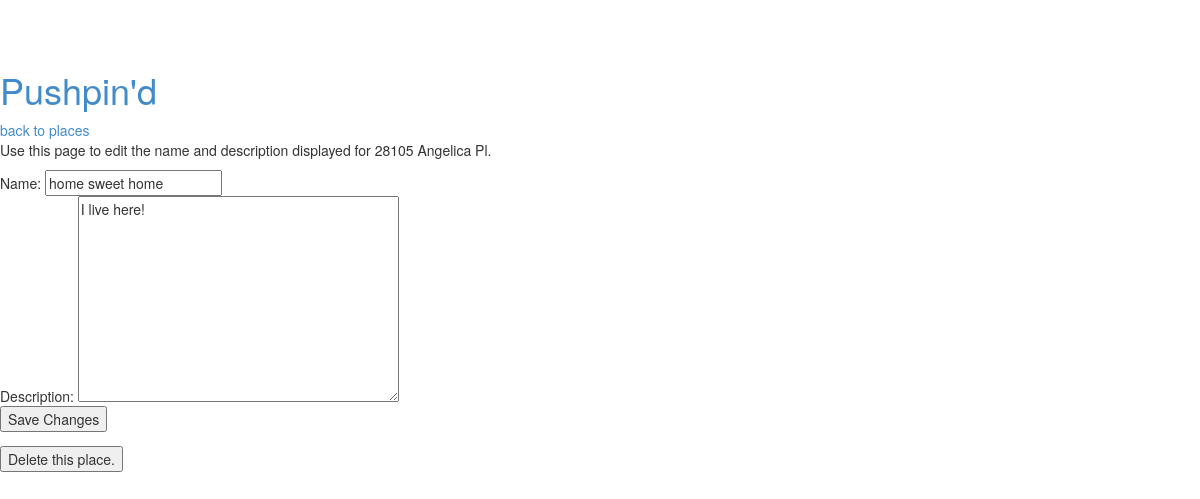
Screenshot of /locationlib/2/edit/ with the database file from the repository.
### locationlib/models.py (models this page shows, shortened)
class Location(models.Model):
	name = models.CharField(max_length=70)
	longitude = models.DecimalField(max_digits=7,decimal_places=4)
	latitude = models.DecimalField(max_digits=7,decimal_places=4)
	custDescription = models.CharField(max_length=500, default='')
	custName = models.CharField(max_length=70, default='')
	user = models.ForeignKey(User)
	saveDate = models.DateTimeField(default=timezone.now)
	def getCoordinates(self):
		if (type(self.longitude) != str) and (type(self.latitude) != str):
			return "(" + str(self.longitude)+ ", " + str(self.latitude) + ")"
		else:
			return None
	getCoordinates.admin_order_field = 'name'
	getCoordinates.short_description = 'Coordinates'

### locationlib/views.py (the view)
# urls.py: url(r'^(?P<location_id>\d+)/edit/$', views.edit, name='edit'),
def edit(request,location_id):
	location = get_object_or_404(Location, pk=location_id)
	context = {
		'location':location,
		'request':request
	}
	return render(request, 'locationlib/edit.html', context)

### locationlib/templates/locationlib/edit.html (shortened to what this page needs)
<head>
	{% load staticfiles %}
	<link rel="stylesheet" type='text/css' href="{% static 'locationlib/style.css'%}" />
	<link rel="stylesheet" type='text/css' href="{% static 'locationlib/bootstrap.min.css' %}" />
</head>
<body>
	<div id='page-header'>
		<h1><a href="{% url 'home' %}">Pushpin'd</h1>
		<a href="{% url 'users:places' request.user.id %}">back to places</a>
	</div>
	<div id="page-description">
		<p>Use this page to edit the name and description displayed for {{ location.name }}.</p>
	</div>
	<div id='edit-form'>
		<form action="{% url 'locationlib:save' location.id %}" method="post">
			Name: <input type="text" name="name" value="{{ location.custName }}"><br>
			Description: <textarea name="description" rows="10" cols="40" maxlength='500'>{{ location.custDescription }}</textarea><br>
			<input type="submit" value="Save Changes">
		</form>
	</div>
	<div id='delete-button'>
		<form action="{% url 'locationlib:delete' location.id %}" method="post">
		<input type='submit' value='Delete this place.'>
		</form>
	</div>
</body>

### rows the page displays
Location: name "28105 Angelica Pl", name "home sweet home", description "I live here!"
